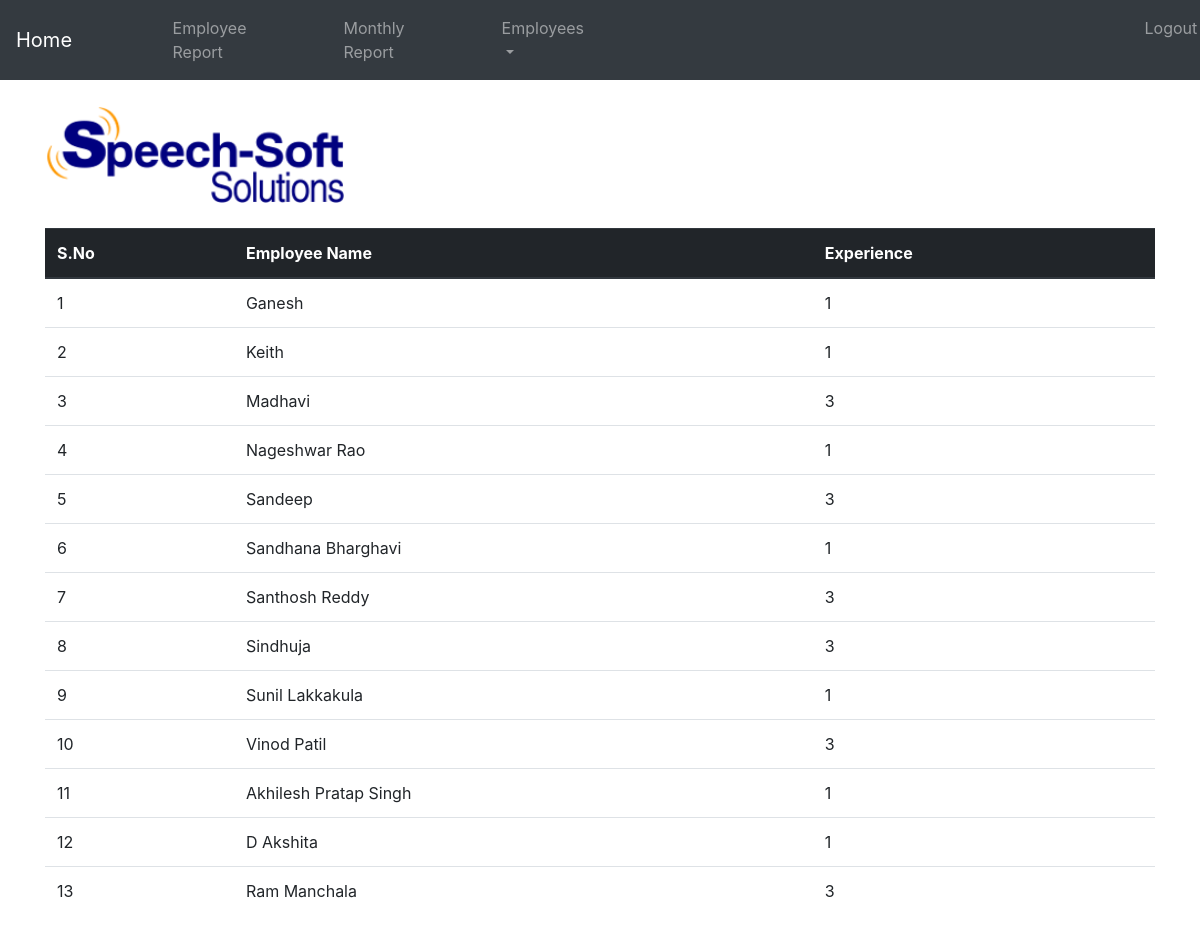
Screenshot of /user.php (signed in) with the database file from the repository.
### tables this page shows
CREATE TABLE `users` (
  `user_id` int(11) NOT NULL,
  `username` varchar(200) NOT NULL,
  `experience` int(11) NOT NULL
);

### user.php (the view, shortened to what this page needs)
<?php
global $link;
$query = "SELECT * from users";
$result = mysqli_query($link , $query);
?>
<!DOCTYPE html>
<html lang="en">
<head>
  <link rel="stylesheet" href="https://maxcdn.bootstrapcdn.com/bootstrap/4.1.0/css/bootstrap.min.css">
</head>
<body>
<nav class="navbar navbar-expand-sm bg-dark navbar-dark">
  <a class="navbar-brand" href="leave.php">Home</a>&nbsp;&nbsp;&nbsp;&nbsp;&nbsp;&nbsp;&nbsp;&nbsp;&nbsp;&nbsp;&nbsp;&nbsp;&nbsp;&nbsp;&nbsp;&nbsp;&nbsp;
  <ul class="navbar-nav">
    <li class="nav-item">
      <a class="nav-link" href="employee.php">Employee Report</a>
    </li>&nbsp;&nbsp;&nbsp;&nbsp;&nbsp;&nbsp;&nbsp;&nbsp;&nbsp;&nbsp;&nbsp;&nbsp;&nbsp;&nbsp;&nbsp;&nbsp;&nbsp;&nbsp;
    <li class="nav-item">
      <a class="nav-link" href="month.php">Monthly Report</a>
    </li>&nbsp;&nbsp;&nbsp;&nbsp;&nbsp;&nbsp;&nbsp;&nbsp;&nbsp;&nbsp;&nbsp;&nbsp;&nbsp;&nbsp;&nbsp;&nbsp;&nbsp;&nbsp;
    <li class="nav-item dropdown">
      <a class="nav-link dropdown-toggle" href="#" id="navbardrop" data-toggle="dropdown">
        Employees
      </a>
    </li>
	<li class="nav-item">
      <a class="nav-link" href="home.php">Logout</a>
    </li>
  </ul>
</nav>
<div class="container">
<br>
  <div><img src="speechsoft.png" alt="Smiley face" width="300" height="100"></div>
  <br>
  <table class="table">
    <thead class="thead-dark">
      <tr>
		<th>S.No</th>
        <th>Employee Name</th>
        <th>Experience</th>
      </tr>
    </thead>
    <tbody>
	<?php $i = 1; while($row = mysqli_fetch_array($result)) { ?>
      <tr>
		<td><?php echo $i; ?></td>
        <td><?php echo $row['username']; ?></td>
        <td><?php echo $row['experience']; ?></td>
	<?php $i = $i + 1; } ?>
      </tr>
    </tbody>
  </table>
</div>
</body>
</html>

### rows the page displays
users: username "Ganesh", experience "1"
users: username "Keith", experience "1"
users: username "Madhavi", experience "3"
users: username "Nageshwar Rao", experience "1"
users: username "Sandeep", experience "3"
users: username "Sandhana Bharghavi", experience "1"
users: username "Santhosh Reddy", experience "3"
users: username "Sindhuja", experience "3"
users: username "Sunil Lakkakula", experience "1"
users: username "Vinod Patil", experience "3"
users: username "Akhilesh Pratap Singh", experience "1"
users: username "D Akshita", experience "1"
users: username "Ram Manchala", experience "3"
